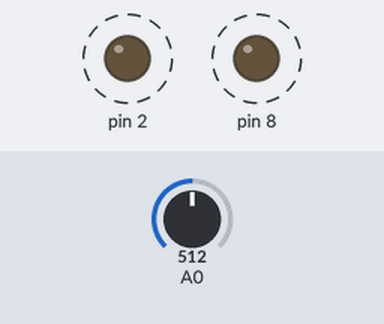
Simulated run of this sketch. Board: Arduino Uno, built with avr-gcc and run on an emulated ATmega328P. Parts: output pins drawn as LEDs (lit = HIGH). Dashed ring = blinking. The inputs (shaded band) are chosen by the test bench; at power-on: A0 = 512.

Above: at 1.29 s.
1.3 s: A0 set to 0
At 2.5 s:
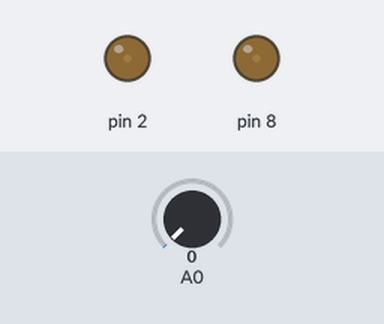
2.8 s: A0 set to 9
4.3 s: A0 set to 12
At 5.0 s:
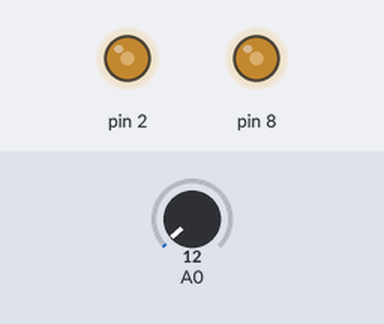
5.8 s: A0 set to 122
8.8 s: A0 set to 136
11.8 s: A0 set to 154
Timing chart, 0 to 61.1 s (numbered marks = the images above; inputs shaded):
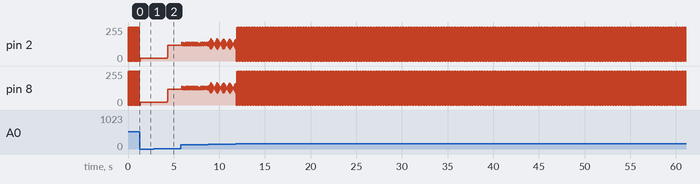

The sketch:

Chap_1.ino
```cpp
#define lednum 20

void setup()
{
  pinMode(8,OUTPUT);
  pinMode(2,OUTPUT);
  digitalWrite(2,HIGH);
}
int dly;
float a;

void loop()
{
  a=analogRead(0);
  dly=(a/1024.0)*100;

  digitalWrite(8,HIGH);
  digitalWrite(2,HIGH);
  delay(dly);
  digitalWrite(8,LOW);
  digitalWrite(2,LOW);
  delay(dly);
}
```

Measured:
- the behaviour switches between 10 and 11 on A0 (found by bisection; images 1 and 2)
- after the input at 2.8 s, every drawn part: stays the same
- after the input at 4.3 s, pin 2, pin 8: 19/255 → 120/255 at once
